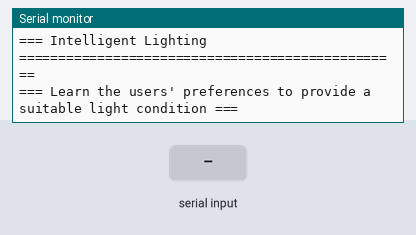
Simulated run of this sketch. Board: ESP32. Parts: the last lines printed to the serial monitor. Inputs (shaded band) come from the test bench.

Above: at 1.2 s.
1.3 s: "90,45," received over Serial
At 2.8 s:
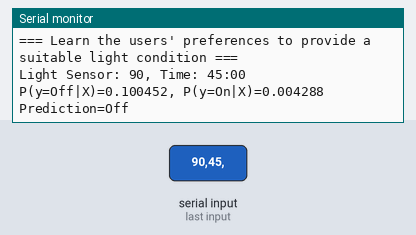
3.8 s: "30,150," received over Serial
At 5.9 s:
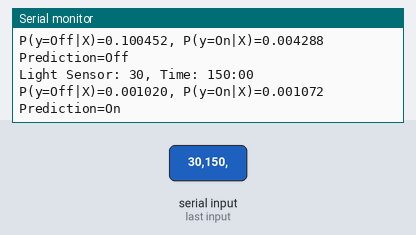

The sketch:

intelligent-lighting-c-arduino-esp32.ino
```cpp
// Author: Erwin Ouyang, aiotedge.tech
// Date  : 9 Aug 2020

#define NUM_OF_ROWS(arr) ((int)(sizeof(arr)/sizeof(arr)[0]))
#define NUM_OF_COLS(arr) ((int)(sizeof(arr)[0]/sizeof(arr)[0][0]))

uint8_t X[37][2] = {{0,0},{0,1},{0,2},{0,3},{0,4},{0,4},{0,5},{0,6},{1,7},{1,8},{0,8},{1,9},{1,9},{2,10},{2,11},{3,12},{3,12},{1,12},{3,13},{3,13},{3,14},{1,14},{2,15},{0,15},{2,16},{2,17},{0,17},{1,18},{1,18},{1,19},{0,19},{0,20},{0,20},{0,21},{0,21},{0,22},{0,23}};
uint8_t y[37] = {0,0,0,0,0,0,1,1,1,0,1,0,1,0,0,0,0,1,0,0,0,1,0,1,0,0,1,0,1,0,1,1,1,1,1,1,1};
uint8_t freq_table_lsensor[4][2] = {{0}};
uint8_t freq_table_time[24][2] = {{0}};

void setup()
{
  // Serial port for debugging purposes
  Serial.begin(115200);

  create_freq_table_lsensor();
  create_freq_table_time();

  Serial.printf("=== Intelligent Lighting =================================================\n");
  Serial.printf("=== Learn the users' preferences to provide a suitable light condition ===\n");
}

void loop()
{
  if (Serial.available())
  {
    String light_sensor_str = Serial.readStringUntil(',');
    uint8_t light_sensor_int = (uint8_t)light_sensor_str.toInt();

    String time_str = Serial.readStringUntil('\n');
    uint8_t time_int = (uint8_t)time_str.toInt();

    Serial.printf("Light Sensor: %d, Time: %d:00\n", light_sensor_int, time_int);
    Serial.printf("P(y=Off|X)=%.6f, ", posterior_prob(light_sensor_int, time_int, 0));
    Serial.printf("P(y=On|X)=%.6f\n", posterior_prob(light_sensor_int, time_int, 1));
    Serial.printf("Prediction=%s\n", (!predict(light_sensor_int, time_int)) ? "Off" : "On");
  }
}

void create_freq_table_lsensor()
{
  for (int i = 0; i < sizeof(y); i++)
    freq_table_lsensor[X[i][0]][y[i]]++;
}

void create_freq_table_time()
{
  for (int i = 0; i < sizeof(y); i++)
    freq_table_time[X[i][1]][y[i]]++;
}

float label_prior_prob(uint8_t light_state)
{
  uint8_t count = 0;
  float prob_lap = 0.0;

  for (int i = 0; i < sizeof(y); i++)
    count += (y[i] == light_state) ? 1 : 0;
  prob_lap = (float)(count+1)/(sizeof(y)+2*1);

  return prob_lap;
}

float likelihood(uint8_t light_sensor, uint8_t time, uint8_t light_state)
{
  float sum_freq_table_lsensor = 0;
  float sum_freq_table_time = 0;
  float prob_lsensor_lstate_lap = 0.0;
  float prob_time_lstate_lap = 0.0;
  float prob_lsensor_time_lstate_lap = 0.0;

  // calculate probability of light sensor=light_sensor given light state=light_state
  // and add laplace smoothing
  for (int i = 0; i < NUM_OF_ROWS(freq_table_lsensor); i++)
    sum_freq_table_lsensor += freq_table_lsensor[i][light_state];
  prob_lsensor_lstate_lap = (float)(freq_table_lsensor[light_sensor][light_state]+1) /
      (sum_freq_table_lsensor+4*1);

  // calculate probability of time=time given light state=light_state
  // and add laplace smoothing
  for (int i = 0; i < NUM_OF_ROWS(freq_table_time); i++)
    sum_freq_table_time += freq_table_time[i][light_state];
  prob_time_lstate_lap = (float)(freq_table_time[time][light_state]+1) /
      (sum_freq_table_time+24*1);

  // calculate probability of light sensor=light_sensor and time=time given
  // light state=light_state
  prob_lsensor_time_lstate_lap = prob_lsensor_lstate_lap * prob_time_lstate_lap;

  return prob_lsensor_time_lstate_lap;
}

float posterior_prob(uint8_t light_sensor, uint8_t time, uint8_t light_state)
{
  return likelihood(light_sensor, time, light_state) * label_prior_prob(light_state);
}

uint8_t predict(uint8_t light_sensor, uint8_t time)
{
  uint8_t light_state_prediction = 0;
  if (posterior_prob(light_sensor, time, 0) > posterior_prob(light_sensor, time, 1))
    light_state_prediction = 0;
  else
    light_state_prediction = 1;

  return light_state_prediction;
}
```

Measured:
- after the input at 1.3 s, the serial monitor: prints a new line after 1.0 s (image 1)
- after the input at 3.8 s, the serial monitor: prints a new line after 1.0 s (image 2)
